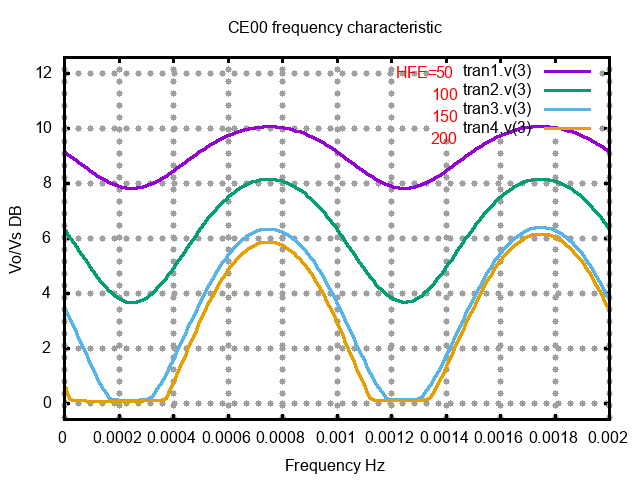

Reproduce this figure in gnuplot.
set termoption noenhanced
set title "CE00 frequency characteristic"
set xlabel "Frequency Hz"
set ylabel "Vo/Vs DB"
set grid lw 3 
unset logscale x 
set xrange [0.000000e+00:2.000000e-03]
unset logscale y 
set yrange [-6.000000e-01:1.260000e+01]
#set xtics 1
#set x2tics 1
#set ytics 1
#set y2tics 1
set border lw 3
set format y "%g"
set format x "%g"
set label 1 "HFE=" at 0.0013,12 center textcolor rgb "#FF0000"
set label 2 "50" at 0.0014,12 center textcolor rgb "#FF0000"
set label 3 "100" at 0.0014,11.2 center textcolor rgb "#FF0000"
set label 4 "150" at 0.0014,10.4 center textcolor rgb "#FF0000"
set label 5 "200" at 0.0014,9.6 center textcolor rgb "#FF0000"
plot 'ce00a_hfe.data' using 1:2 with lines lw 3 title "tran1.v(3)",\
'ce00a_hfe.data' using 3:4 with lines lw 3 title "tran2.v(3)",\
'ce00a_hfe.data' using 5:6 with lines lw 3 title "tran3.v(3)",\
'ce00a_hfe.data' using 7:8 with lines lw 3 title "tran4.v(3)"
set terminal push
set terminal png noenhanced
set out 'ce00a_hfe.png'
replot
set term pop
replot
